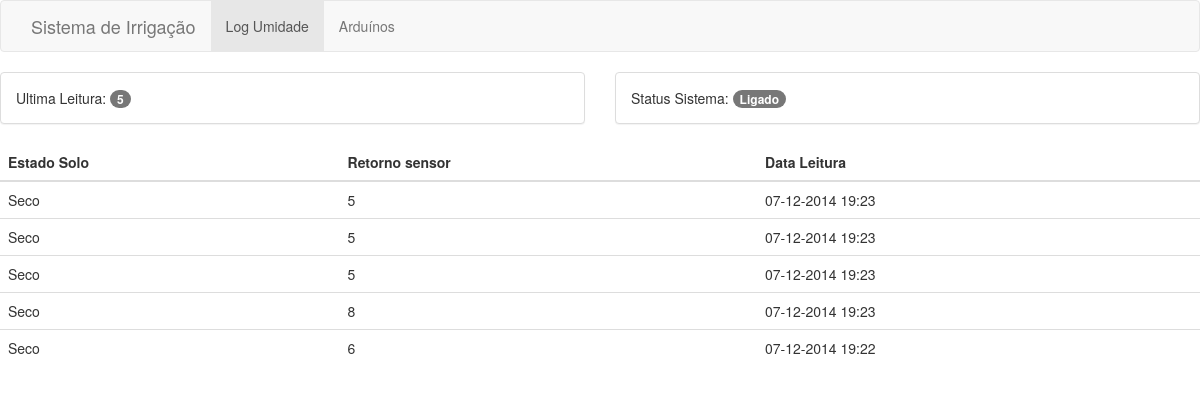
The page /logs/ on the database as committed earlier.
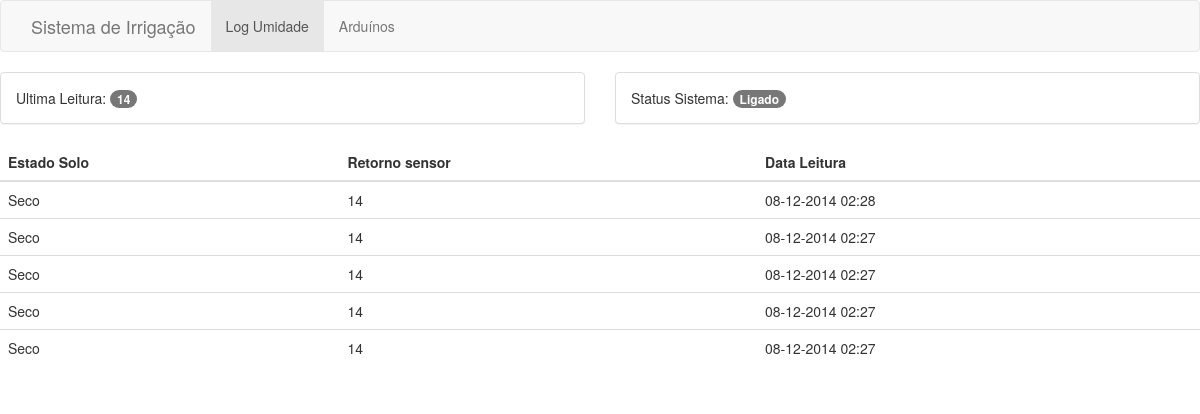
The same page on the database as committed later.
### irrigation/models.py (models this page shows)
class SoilMoistureControl(models.Model):
	moisture= models.IntegerField(default=0)
	date= models.DateTimeField(auto_now_add=True,blank=True)

### irrigation/views.py (the view)
# urls.py: url(r'^logs/', views.logs,name="logs"),
def logs(request):
	moistureList=SoilMoistureControl.objects.order_by('-date')[:5]
	status= Status.objects.all()[0]
	template=loader.get_template('irrigation/logs.html')
	context=RequestContext(request,{
		'moistureList':moistureList,
		'status':status
	})
	return HttpResponse(template.render(context))

### irrigation/templates/irrigation/logs.html (shortened to what this page needs)
{% extends "irrigation/master.html" %}
{%block menuLog%}active{% endblock%}
{% block content %}
	<div class="row">
		<div class="col-lg-6">
			<div class="panel panel-default">
				<div class="panel-body">
					Ultima Leitura: <span class="badge" id="lastM">
						{% if moistureList %}
								{{moistureList.0.moisture}}
						{% else %}
								Nenhum Registro
						{%endif%}</span>
				</div>
			</div>
		</div>
		<div class="col-lg-6">
			<div class="panel panel-default">
				<div class="panel-body">
					Status Sistema:
							{% ifequal status.status  1%}
					                <span class="badge">Ligado</span>
							{% else %}
							        <span class="badge">Desligado</span>
							{% endifequal%}
				</div>
			</div>
		</div>
	</div>
	<div class="row">
			<div class="col-lg-12">
			<table class="table" id="moistureTable">
				<thead>
				<tr> <th>Estado Solo</th><th>Retorno sensor</th><th> Data Leitura</th></tr>
				</thead>
				<tbody>
				{% if moistureList %}
					{%for moisture in moistureList%}
						<tr>
							<td> {% if moisture.moisture > 300 %}
										Umido
								{%else%}
										Seco
								{%endif%}
								</td>
								<td>{{ moisture.moisture }}</td>
							<td>{{ moisture.date|date:"d-m-Y H:i" }}</td>
						</tr>
					{% endfor %}
				{%endif%}
				</tbody>
			</table>
		</div>
	</div>
{% endblock%}

### irrigation/templates/irrigation/master.html (shortened to what this page needs)
{% load staticfiles %}
<!DOCTYPE html>
<html>
<head>
	<link rel="stylesheet" type="text/css" href="{% static 'irrigation/css/bootstrap.css' %}">
</head>
<body>
	<div class="row">
		<div class="col-lg-12">
			<div class="navbar navbar-default">
				<div class="container-fluid">
					<div class="container-fluid">
						<div class="navbar-header">
								<a class="navbar-brand" href="#">Sistema de Irrigação</a>
						</div>
						<div class="collapse navbar-collapse">
								<ul class="nav navbar-nav">
									<li class="{% block menuLog%} {% endblock%}"><a href="/logs/">Log Umidade</a></li>
									<li class="{% block menuArduino%} {% endblock%}"><a href="/arduinos/">Arduínos</a></li>
								</ul>
						</div>
					</div>
				</div>
			</div>
		</div>
	</div>
{% block content %} {% endblock %}
</body>
</html>

Rows that differ between the two databases and show on the page:
no longer on this page (row unchanged): SoilMoistureControl: moisture "5", shows "Seco", date "07-12-2014 19:23"
no longer on this page (row unchanged): SoilMoistureControl: shows "Seco", moisture "5", date "07-12-2014 19:23"
no longer on this page (row unchanged): SoilMoistureControl: shows "Seco", moisture "5", date "07-12-2014 19:23"
no longer on this page (row unchanged): SoilMoistureControl: shows "Seco", moisture "8", date "07-12-2014 19:23"
no longer on this page (row unchanged): SoilMoistureControl: shows "Seco", moisture "6", date "07-12-2014 19:22"
added SoilMoistureControl: moisture "14", shows "Seco", date "08-12-2014 02:28"
added SoilMoistureControl: shows "Seco", moisture "14", date "08-12-2014 02:27"
added SoilMoistureControl: shows "Seco", moisture "14", date "08-12-2014 02:27"
added SoilMoistureControl: shows "Seco", moisture "14", date "08-12-2014 02:27"
added SoilMoistureControl: shows "Seco", moisture "14", date "08-12-2014 02:27"
